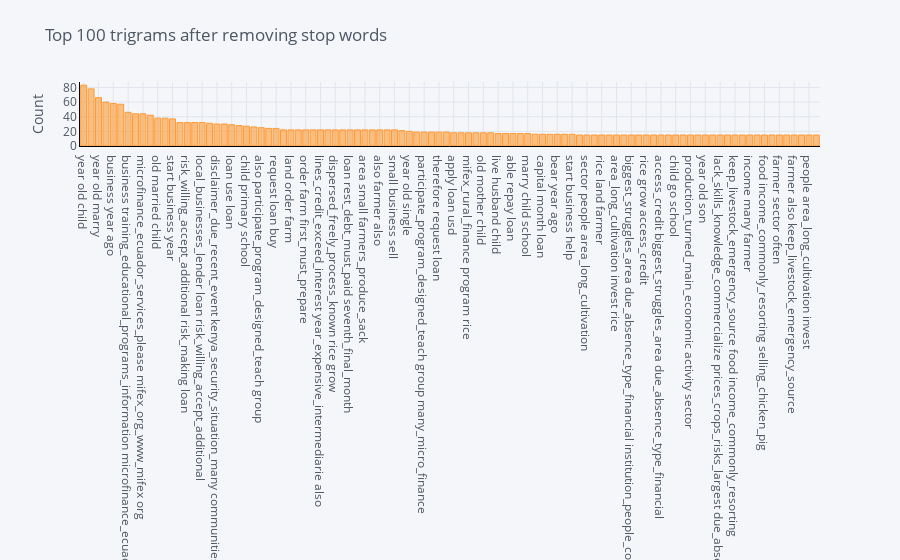

The notebook cell saved with this chart:
### Markdown cell above
* Bigramas com "alto" número de símbolos são cortados, no eixo x, para fora da imagem.

### Code cell
# Não consta no tutorial
plot_model(plot = 'trigram')

### Figure 1 — Plotly figure (JSON) as saved in the notebook; plotly's stock layout.template omitted (floating-point values rounded to 4 significant figures)
{"data": [{"name": "count", "text": "", "y": [83, 78, 66, 60, 58, 57, 46, 44, 44, 42, 38, 38, 37, 32, 32, 32, 32, 31, 30, 30, 29, 28, 27, 26, 25, 24, 24, 22, 22, 22, 22, 22, 22, 22, 22, 22, 22, 22, 22, 22, 22, 22, 22, 21, 20, 19, 19, 19, 19, 19, 18, 18, 18, 18, 18, 18, 17, 17, 17, 17, 17, 16, 16, 16, 16, 16, 16, 15, 15, 15, 15, 15, 15, 15, 15, 15, 15, 15, 15, 15, 15, 15, 15, 15, 15, 15, 15, 15, 15, 15, 15, 15, 15, 15, 15, 15, 15, 15, 15, 15], "marker": {"color": "rgba(255, 153, 51, 0.6)", "line": {"color": "rgba(255, 153, 51, 1.0)", "width": 1}}, "x": ["year old child", "year old married", "year old marry", "old marry child", "business year ago", "pay school fee", "business training_educational_programs_information microfinance_ecuador_services_please", "training_educational_programs_information microfinance_ecuador_services_please mifex_org_www_mifex", "microfinance_ecuador_services_please mifex_org_www_mifex org", "use loan buy", "old married child", "mifex_offers_client business training_educational_programs_information", "start business year", "loan risk_willing_accept_additional risk_making", "risk_willing_accept_additional risk_making loan", "many local_businesses_lender loan", "local_businesses_lender loan risk_willing_accept_additional", "communities_remains_unsettled_affecting many local_businesses_lender", "disclaimer_due_recent_event kenya_security_situation_many communities_remains_unsettled_affecting", "kenya_security_situation_many communities_remains_unsettled_affecting many", "loan use loan", "school fee child", "child primary school", "start small business", "also participate_program_designed_teach group", "year old mother", "request loan buy", "people area small", "land order farm", "loan sharks_financing_affected_expensive lines_credit_exceed_interest", "order farm first_must_prepare", "farmers_produce_sack rice_per_hectare land", "lines_credit_exceed_interest year_expensive_intermediarie also", "year_expensive_intermediarie also farmer", "dispersed_freely_process_known rice grow", "small farmers_produce_sack rice_per_hectare", "loan rest_debt_must_paid seventh_final_month", "use buy soil_seeds_fertilizer_insecticide", "area small farmers_produce_sack", "rice_per_hectare land order", "also farmer also", "sharks_financing_affected_expensive lines_credit_exceed_interest year_expensive_intermediarie", "small business sell", "request loan budget", "year old single", "farmer also lack_skills_knowledge_commercialize", "participate_program_designed_teach group many_micro_finance", "group many_micro_finance believes_imperative_communitie", "therefore request loan", "marry child primary", "apply loan usd", "plan use loan", "mifex_rural_finance program rice", "rice farmer association_works_cooperatively", "old mother child", "program rice farmer", "live husband child", "loan order buy", "able repay loan", "need loan order", "marry child school", "request loan intend", "capital month loan", "pay capital month", "bear year ago", "marry child child", "start business help", "also lack_skills_knowledge_commercialize prices_crops_risks_largest", "sector people area_long_cultivation", "sector often grow_crops_plantain", "rice land farmer", "also keep_livestock_emergency_source food", "area_long_cultivation invest rice", "believes_imperative_communitie works_capital_reserve future_investments_unexpected_difficultie", "biggest_struggles_area due_absence_type_financial institution_people_count_formal", "activity sector people", "rice grow access_credit", "request loan purchase", "access_credit biggest_struggles_area due_absence_type_financial", "child attend school", "child go school", "many farmer also", "production_turned_main_economic activity sector", "many_micro_finance believes_imperative_communitie works_capital_reserve", "year old son", "land farmer sector", "lack_skills_knowledge_commercialize prices_crops_risks_largest due_absence_watering_system", "necessary_machinery_properly_plow land rice_production_appropriately", "keep_livestock_emergency_source food income_commonly_resorting", "invest rice land", "income many farmer", "grow access_credit biggest_struggles_area", "food income_commonly_resorting selling_chicken_pig", "part farmer necessary_machinery_properly_plow", "farmer sector often", "farmer necessary_machinery_properly_plow land", "farmer also keep_livestock_emergency_source", "due_absence_watering_system lack_infrastructure_sector allow", "people area_long_cultivation invest", "prices_crops_risks_largest due_absence_watering_system lack_infrastructure_sector"], "type": "bar", "orientation": "v"}], "layout": {"title": {"text": "Top 100 trigrams after removing stop words", "font": {"color": "#4D5663"}}, "paper_bgcolor": "#F5F6F9", "plot_bgcolor": "#F5F6F9", "yaxis": {"tickfont": {"color": "#4D5663"}, "title": {"text": "Count", "font": {"color": "#4D5663"}}, "showgrid": true, "zerolinecolor": "#E1E5ED", "gridcolor": "#E1E5ED", "linecolor": "black"}, "xaxis": {"tickfont": {"color": "#4D5663"}, "title": {"text": "", "font": {"color": "#4D5663"}}, "showgrid": true, "zerolinecolor": "#E1E5ED", "gridcolor": "#E1E5ED", "linecolor": "black"}, "legend": {"bgcolor": "#F5F6F9", "font": {"color": "#4D5663"}}}}
